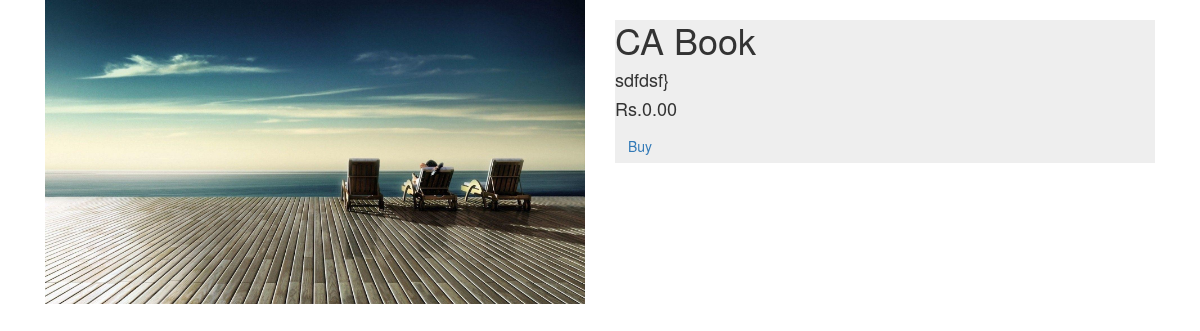
/details/4/, run on the app's committed database.
### books/models.py (models this page shows, shortened)
class Books(models.Model):
    bookCot =models.ForeignKey(BookCot, on_delete=models.CASCADE)
    book_name =models.CharField(max_length=200)
    book_desc =models.TextField()
    book_date=models.DateTimeField(auto_now_add=True)
    book_image = models.ImageField(upload_to='Books', default='bk.png')
    book_user=models.ForeignKey(Signup, on_delete=models.CASCADE)
    location=models.ForeignKey(Location, on_delete=models.CASCADE)
    book_price =models.DecimalField(max_digits=8, decimal_places=2)

### books/views.py (the view)
# urls.py: path('details/<int:id>/',views.details, name='details'),
def details(request,id=None):
    book=Books.objects.get(id=id)
    mydic={
        'book':book
    }
    return render(request,'books/bdetails.html',mydic)

### books/templates/books/bdetails.html (shortened to what this page needs)
<!DOCTYPE html>
<html lang="en">
<head>
    <link rel="stylesheet" href="https://maxcdn.bootstrapcdn.com/bootstrap/3.4.0/css/bootstrap.min.css">
</head>
<body>
<div class="container">
    <div class="col-md-6"><img src="{{book.book_image.url}}" width="100%"></div>
    <div class="col-md-6">
        <div class="detaul_page">
            <h1>{{book.book_name}}</h1>
            <h4>{{book.book_desc}}}</h4>
            <h4>Rs.{{book.book_price}}</h4>
            <a href="" class="btn btn-link">Buy</a>
        </div>
    </div>
</div>
</body>
</html>

### books/templates/books/bdetails.html (style rules this page uses)
.detaul_page { background:#eee; }

### data on the page
Books: book_image (picture), book_name "CA Book", book_desc "sdfdsf", book_price "0.00"
